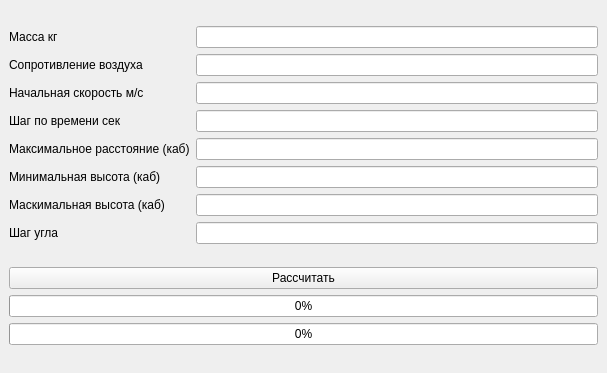
<?xml version="1.0" encoding="UTF-8"?>
<ui version="4.0">
 <class>CalculatorForm</class>
 <widget class="QWidget" name="CalculatorForm">
  <property name="geometry">
   <rect>
    <x>0</x>
    <y>0</y>
    <width>607</width>
    <height>373</height>
   </rect>
  </property>
  <property name="sizePolicy">
   <sizepolicy hsizetype="Preferred" vsizetype="Preferred">
    <horstretch>0</horstretch>
    <verstretch>0</verstretch>
   </sizepolicy>
  </property>
  <property name="windowTitle">
   <string>Calculator Form</string>
  </property>
  <layout class="QGridLayout">
   <property name="leftMargin">
    <number>9</number>
   </property>
   <property name="topMargin">
    <number>9</number>
   </property>
   <property name="rightMargin">
    <number>9</number>
   </property>
   <property name="bottomMargin">
    <number>9</number>
   </property>
   <property name="spacing">
    <number>6</number>
   </property>
   <item row="0" column="0">
    <layout class="QHBoxLayout" name="horizontalLayout_2">
     <item>
      <layout class="QVBoxLayout" name="verticalLayout_4">
       <item>
        <widget class="QLabel" name="label_2">
         <property name="text">
          <string>Масса кг</string>
         </property>
        </widget>
       </item>
       <item>
        <widget class="QLabel" name="label">
         <property name="text">
          <string>Сопротивление воздуха</string>
         </property>
        </widget>
       </item>
       <item>
        <widget class="QLabel" name="label_3">
         <property name="text">
          <string>Начальная скорость м/с</string>
         </property>
        </widget>
       </item>
       <item>
        <widget class="QLabel" name="label_4">
         <property name="text">
          <string>Шаг по времени сек</string>
         </property>
        </widget>
       </item>
       <item>
        <widget class="QLabel" name="label_5">
         <property name="text">
          <string>Максимальное расстояние (каб)</string>
         </property>
        </widget>
       </item>
       <item>
        <widget class="QLabel" name="label_7">
         <property name="text">
          <string>Минимальная высота (каб)</string>
         </property>
        </widget>
       </item>
       <item>
        <widget class="QLabel" name="label_6">
         <property name="text">
          <string>Маскимальная высота (каб)</string>
         </property>
        </widget>
       </item>
       <item>
        <widget class="QLabel" name="label_8">
         <property name="text">
          <string>Шаг угла</string>
         </property>
        </widget>
       </item>
      </layout>
     </item>
     <item>
      <layout class="QVBoxLayout" name="verticalLayout_5">
       <item>
        <widget class="QLineEdit" name="massLine"/>
       </item>
       <item>
        <widget class="QLineEdit" name="kLine"/>
       </item>
       <item>
        <widget class="QLineEdit" name="velLine"/>
       </item>
       <item>
        <widget class="QLineEdit" name="dtLine"/>
       </item>
       <item>
        <widget class="QLineEdit" name="MaxXLine"/>
       </item>
       <item>
        <widget class="QLineEdit" name="MinYLine"/>
       </item>
       <item>
        <widget class="QLineEdit" name="MaxYLine"/>
       </item>
       <item>
        <widget class="QLineEdit" name="InitAngleStep"/>
       </item>
      </layout>
     </item>
    </layout>
   </item>
   <item row="4" column="0">
    <layout class="QVBoxLayout" name="verticalLayout">
     <item>
      <widget class="QPushButton" name="CalculateTables_button">
       <property name="text">
        <string>Рассчитать</string>
       </property>
      </widget>
     </item>
     <item>
      <widget class="QProgressBar" name="progressBar">
       <property name="value">
        <number>0</number>
       </property>
      </widget>
     </item>
     <item>
      <widget class="QProgressBar" name="progressBar_2">
       <property name="value">
        <number>0</number>
       </property>
      </widget>
     </item>
    </layout>
   </item>
  </layout>
 </widget>
 <resources/>
 <connections/>
</ui>
